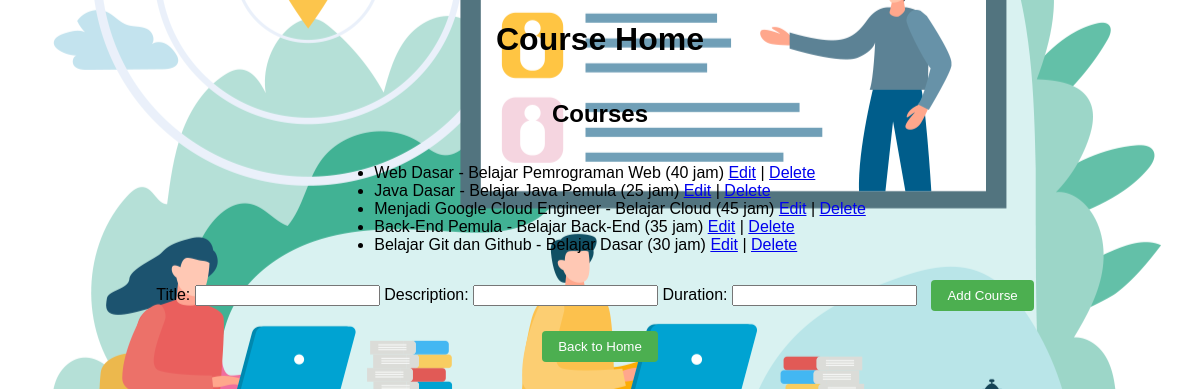
Screenshot of /course_home.php with the database file from the repository.
### tables this page shows
CREATE TABLE `courses` (
  `id` int(11) NOT NULL,
  `title` varchar(255) NOT NULL,
  `description` text DEFAULT NULL,
  `duration` varchar(50) NOT NULL
);

### getCourses.php (the view, shortened to what this page needs)
<?php
include 'db.php';
$sql = "SELECT * FROM courses";
$result = $conn->query($sql);
if ($result->num_rows > 0) {
    echo "<ul>";
    while ($row = $result->fetch_assoc()) {
        echo "<li>{$row['title']} - {$row['description']} ({$row['duration']}) ";
        echo "<a href='editCourse.php?id={$row['id']}'>Edit</a> | ";
        echo "<a href='deleteCourse.php?id={$row['id']}'>Delete</a></li>";
    }
    echo "</ul>";
} else {
    echo "No courses found.";
}
?>

### course_home.php (shortened to what this page needs)
<!DOCTYPE html>
<html lang="en">
<head>
    <link rel="stylesheet" href="style.css">
</head>
<body>
    <h1>Course Home</h1>
    <h2>Courses</h2>
    <?php include 'getCourses.php'; ?>
    <form action="addCourse.php" method="post">
        <label for="title">Title: </label>
        <input type="text" name="title" required>
        <label for="description">Description: </label>
        <input type="text" name="description" required>
        <label for="duration">Duration: </label>
        <input type="text" name="duration" required>
        <button type="submit">Add Course</button>
    </form>
    <a href="index.php">
        <button>Back to Home</button>
    </a>
</body>
</html>

### style.css (style rules this page uses)
body { font-family: "Poppins", sans-serif; margin: 0; padding: 0; display: flex; flex-direction: column; align-items: center; background-image: url("bg.png"); background-size: cover; background-position: center; color: #000; }
h1, h2 { font-family: "Poppins", sans-serif; color: #000; }
h1 { font-size: 2em; font-weight: bold; font-family: "Poppins", sans-serif; }
button { font-family: "Poppins", sans-serif; margin: 10px; padding: 8px 16px; background-color: #4caf50; color: #fff; border: none; border-radius: 4px; cursor: pointer; }

### rows the page displays
courses: title "Web Dasar", description "Belajar Pemrograman Web", duration "40 jam"
courses: title "Java Dasar", description "Belajar Java Pemula", duration "25 jam"
courses: title "Menjadi Google Cloud Engineer", description "Belajar Cloud", duration "45 jam"
courses: title "Back-End Pemula", description "Belajar Back-End", duration "35 jam"
courses: title "Belajar Git dan Github", description "Belajar Dasar", duration "30 jam"
